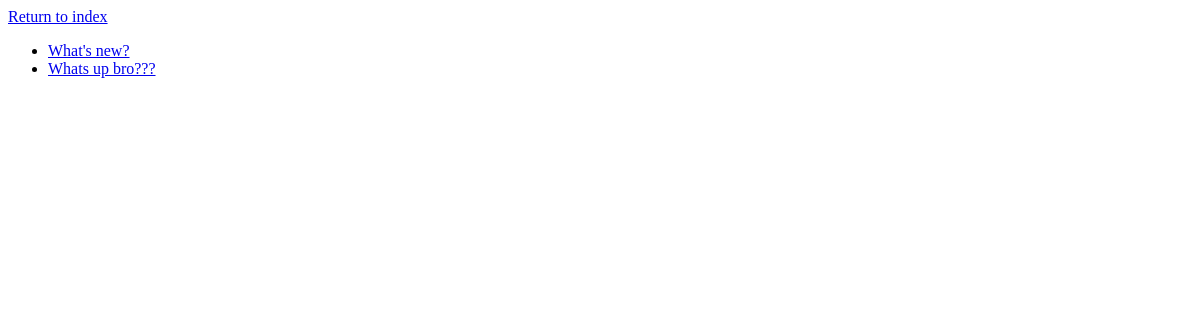
Before: /polls/ with the older database file.
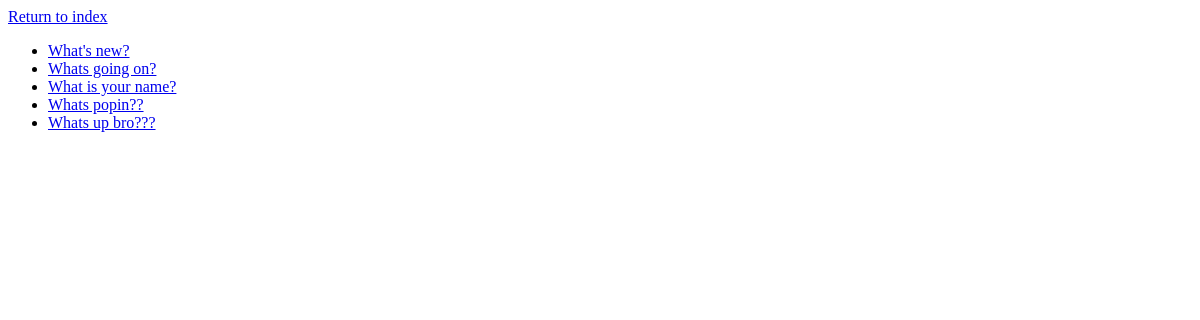
After: the same page with the newer database file.
### polls/models.py (models this page shows, shortened)
class Question (models.Model):
    question_text = models.CharField(max_length=200)
    pub_date = models.DateTimeField('date published')

### polls/views.py (the view)
# urls.py: path('', views.index, name='index'),
def index (request):
    lastest_question_list = Question.objects.order_by('-pub_date')[:5]
    context = {
        'lastest_question_list':lastest_question_list,
    }
    return render(request, 'polls/index.html', context)

### polls/templates/polls/index.html
<a href="/polls/" >Return to index</a>
{% if lastest_question_list %}
    <ul>
        {% for question in lastest_question_list %}
        <li>
            <a href={% url 'polls:detail' question.id %}> {{ question.question_text }} </a>
        </li>
        {% endfor %}
    </ul>
{% else %}
    <p>
        No polls are available
    </p>
{% endif %}

Changed rows visible on the page:
added Question: question_text "Whats going on?"
added Question: question_text "What is your name?"
added Question: question_text "Whats popin??"
